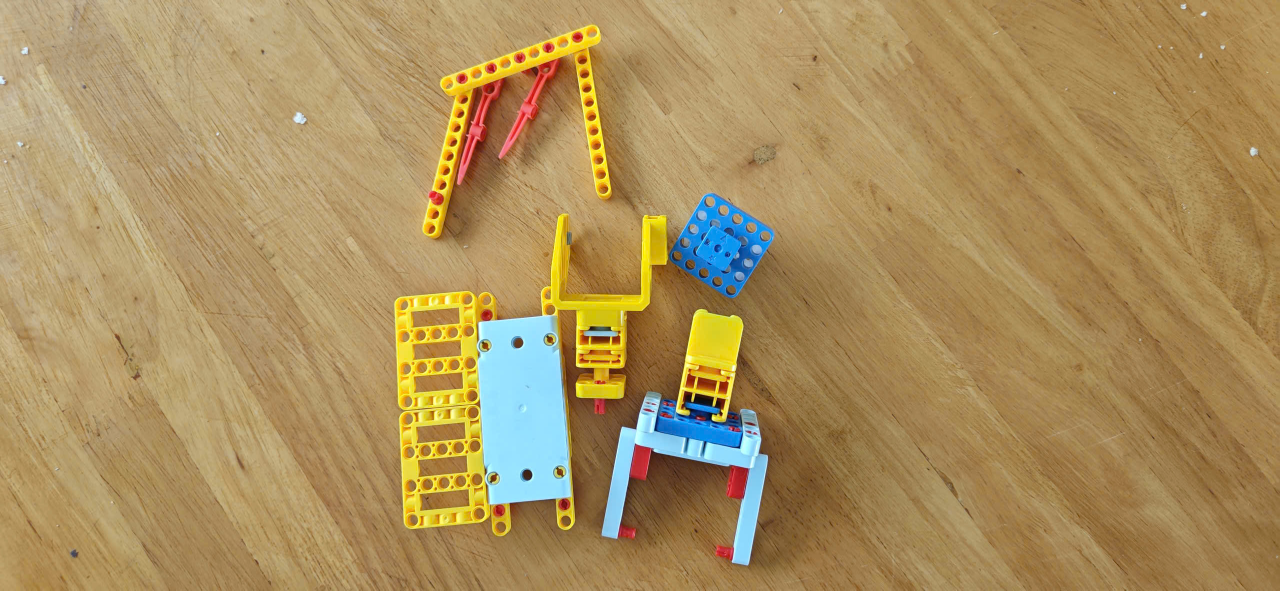
#> input picture lesson_1/images/sample.jpg, 2560 x 1181 px, found by its file name (shown at 1/2 size)
$ python image_compression.py
#> lines starting #> are read from the running program, lines starting #| are printed output that depends on the picture; after the words box and inside, x2 and y2 are one past the last pixel; in counts of white or black regions, pixels touching at a corner belong together
import cv2
import numpy as np
import os

# === BƯỚC 1: ĐẦU VÀO ===
img_path = "images/sample.jpg"
if not os.path.exists(img_path):
    print(f"Lỗi: Không tìm thấy ảnh tại {img_path}")
    exit()

img = cv2.imread(img_path, cv2.IMREAD_COLOR)
#> img is the input picture: shape (1181, 2560, 3); mean B, G, R 94.2, 143.5, 169.9

print(f"--- THÔNG SỐ ẢNH GỐC ---")
print(f"Kích thước: {img.shape}")
#| Kích thước: (1181, 2560, 3)
print(f"Dung lượng raw trong RAM: {img.nbytes:,} bytes ({img.nbytes/1024/1024:.2f} MB)\n")
#| Dung lượng raw trong RAM: 9,070,080 bytes (8.65 MB)

# === BƯỚC 2: LƯU DƯỚI CÁC ĐỊNH DẠNG KHÁC NHAU ===
output_dir = "output"
os.makedirs(output_dir, exist_ok=True)

# 1. PNG — Nén không mất dữ liệu (Lossless)
cv2.imwrite(f"{output_dir}/test.png", img)

# 2. JPEG — Nén có mất dữ liệu (Lossy) với các mức chất lượng khác nhau
# Mặc định của OpenCV cho JPEG thường là 95
for q in [95, 75, 50, 25, 10]:
    cv2.imwrite(f"{output_dir}/test_q{q}.jpg", img, [cv2.IMWRITE_JPEG_QUALITY, q])

# 3. BMP — Không nén (Raw)
cv2.imwrite(f"{output_dir}/test.bmp", img)

# === BƯỚC 3: SO SÁNH KÍCH THƯỚC TỆP TRÊN ĐĨA ===
print(f"{'Định dạng':<20} {'Kích thước':>12} {'Tỉ lệ nén':>12}")
print("-" * 46)

file_list = ["test.bmp", "test.png", "test_q95.jpg", "test_q75.jpg", "test_q50.jpg", "test_q25.jpg", "test_q10.jpg"]

for ten_file in file_list:
    duong_dan = f"{output_dir}/{ten_file}"
    kich_thuoc = os.path.getsize(duong_dan)
    ti_le = (kich_thuoc / img.nbytes) * 100
    print(f"{ten_file:<20} {kich_thuoc:>10,} B {ti_le:>11.1f}%")
#> this loop made 7 passes
#> ti_le on passes 1 to 7: 100, 48.56, 10.07, 4.26, 2.78, 1.69, 0.858
#| test.bmp              9,070,134 B       100.0%
#| test.png              4,404,552 B        48.6%
#| test_q95.jpg            913,201 B        10.1%
#| test_q75.jpg            386,290 B         4.3%
#| test_q50.jpg            252,267 B         2.8%
#| test_q25.jpg            153,110 B         1.7%
#| test_q10.jpg             77,785 B         0.9%

# === BƯỚC 4: KIỂM TRA ĐỘ MẤT MÁT DỮ LIỆU (MSE/PSNR) ===
print(f"\n{'Chất lượng JPEG':<16} {'MSE':>10} {'PSNR (dB)':>12}")
print("-" * 40)

for q in [95, 75, 50, 25, 10]:
    img_jpeg = cv2.imread(f"{output_dir}/test_q{q}.jpg")

    # Tính sai số bình phương trung bình (MSE)
    mse = np.mean((img.astype(np.float64) - img_jpeg.astype(np.float64)) ** 2)
#> mse = 4.88

    # Tính tỷ số tín hiệu trên nhiễu (PSNR)
    if mse == 0:
        psnr = float("inf")
    else:
        psnr = 10 * np.log10(255.0 ** 2 / mse)
#> psnr = 41.24

    print(f"Q = {q:<12} {mse:>10.2f} {psnr:>12.2f}")
#| Q = 95                 4.88        41.24

# === BƯỚC 5: MINH HỌA SAI LẦM KHI LƯU MASK BẰNG JPEG ===
print("\n=== CẢNH BÁO: MẶT NẠ NHỊ PHÂN (PNG vs JPEG) ===")
mask = np.zeros((100, 100), dtype=np.uint8)
#> mask: shape (100, 100); every value is 0
cv2.circle(mask, (50, 50), 30, 255, -1)  # Vẽ hình tròn trắng trên nền đen
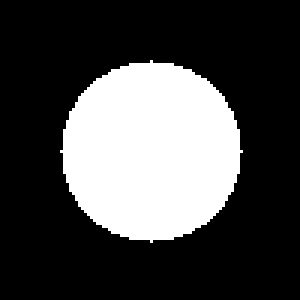
#> mask: shape (100, 100) (shown 3 times larger); 28.2% white; 1 white region, box (x1, y1, x2, y2) and area: (20, 20, 81, 81) 2821

# Lưu mặt nạ
cv2.imwrite(f"{output_dir}/mask.png", mask)
cv2.imwrite(f"{output_dir}/mask.jpg", mask, [cv2.IMWRITE_JPEG_QUALITY, 75])

# Đọc lại để kiểm tra
mask_png = cv2.imread(f"{output_dir}/mask.png", cv2.IMREAD_GRAYSCALE)
mask_jpg = cv2.imread(f"{output_dir}/mask.jpg", cv2.IMREAD_GRAYSCALE)
#> mask_jpg: shape (100, 100); min 0, max 255, mean 72

# Lấy các giá trị pixel duy nhất
val_png = np.unique(mask_png)
#> val_png = [0, 255]
val_jpg = np.unique(mask_jpg)
#> val_jpg = 59 values from 0 to 255

print(f"  PNG - Các giá trị pixel: {val_png} (Giữ nguyên nhị phân)")
#|   PNG - Các giá trị pixel: [  0 255] (Giữ nguyên nhị phân)
print(f"  JPG - Các giá trị pixel: {len(val_jpg)} giá trị khác nhau (Bị nhiễu hạt!)")
#|   JPG - Các giá trị pixel: 59 giá trị khác nhau (Bị nhiễu hạt!)
print(f"  => Lời khuyên: LUÔN lưu Ground Truth/Mask bằng định dạng .PNG!")
